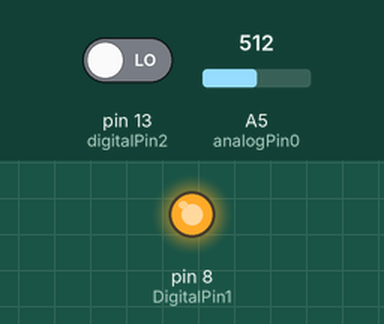
Recording of a sketch running on a simulated Arduino Uno, built with avr-gcc and run on an emulated ATmega328P. Shown: output pins drawn as LEDs (lit = HIGH). The test bench sets the inputs (shaded band); at power-on: pin 13 (digitalPin2) LOW, A5 (analogPin0) = 512. What the sketch prints to the serial monitor is not drawn.

Above: at 0.1 s.
Timing chart, 0 to 1.6 s (numbered marks = the images above):
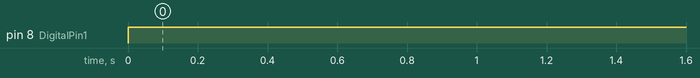

Measured:
- by itself, pin 8 (DigitalPin1): LOW → HIGH at 0.00 s

The sketch:

op_amp1.ino
```cpp
int analogPin0 = A5;     // Infrared Sensor (Right lead) connected to analog pin 3
int DigitalPin1 = 8;
int digitalPin2 = 13;
// outside leads to ground and +5V
int val0 = 0;                  // variable to store the value read
int val2 = 0;
void setup()
{
  Serial.begin(9600);          //  setup serial
pinMode(13,INPUT);
pinMode(8,OUTPUT);
}

void loop()
{digitalWrite(8,HIGH);
  val0 = analogRead(analogPin0);    // read the input pin
  Serial.println(val0);                           // debug value
   val2 = digitalRead(digitalPin2);
   Serial.println(val2);
}
```
